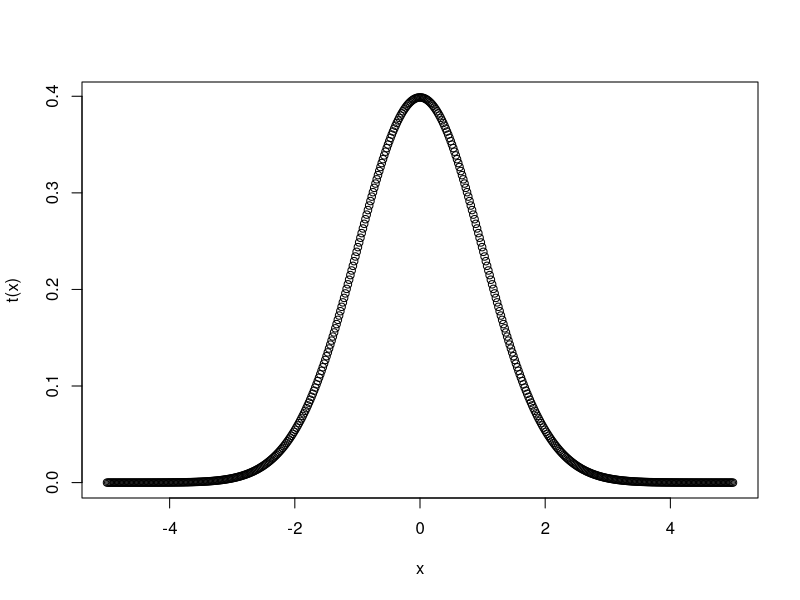

Generate this figure with R:
#Chap 2 Qs 12
Diff = 280
SE = 46.66
n = 1095
Diff + c(-qt(0.975,df = n-1)*SE,qt(0.975,df = n-1)*SE) # 95% CI
Diff + c(-qt(0.95,df = n-1)*SE,qt(0.95,df = n-1)*SE) # 90% CI
1-pt(Diff/SE, df = n-1)
pts = seq(-5,5,length = 500)
plot(pts,dt(pts, df = n-1),xlab = "x", ylab = "t(x)")
